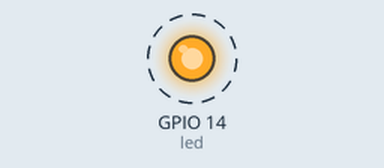
Recording of a program running on a simulated Raspberry Pi (BCM pin numbers). Shown: output pins drawn as LEDs (lit = HIGH). Dashed ring = blinking. What the program prints to the terminal is not drawn.

Above: at 0.5 s.
Timing chart, 0 to 4.6 s (numbered marks = the images above):
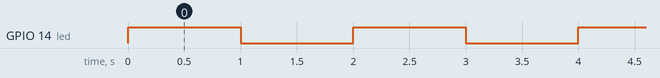

The program:

ledblink.py
```python
# modulos necessarios
import RPi.GPIO as GPIO
import time
import signal
import sys

# para poder usar os pinos
GPIO.setmode(GPIO.BCM)

# pino a ser usado
led = 14

# limpar a GPIO, caso preciso
def limpa(signal, frame):
    GPIO.cleanup()
    sys.exit(0)

signal.signal(signal.SIGINT, limpa)

# define pino como saida
GPIO.setup(led, GPIO.OUT)

while True:

    GPIO.output(led, True)
    print("Ligado")
    time.sleep(1)
    GPIO.output(led, False)
    print("Desligado")
    time.sleep(1)
```

Measured:
- by itself, GPIO 14 (led): alternates HIGH for 1.0 s and LOW for 1.0 s
